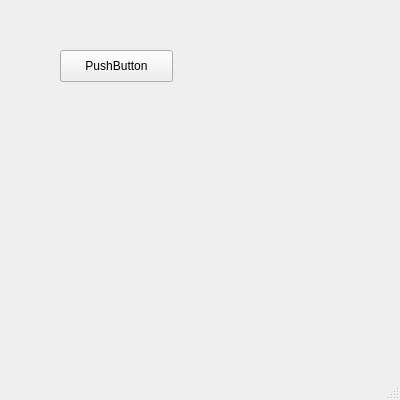
<?xml version="1.0" encoding="UTF-8"?>
<ui version="4.0">
 <class>MainWindow</class>
 <widget class="QMainWindow" name="MainWindow">
  <property name="geometry">
   <rect>
    <x>0</x>
    <y>0</y>
    <width>400</width>
    <height>400</height>
   </rect>
  </property>
  <property name="windowTitle">
   <string>MainWindow</string>
  </property>
  <widget class="QWidget" name="centralwidget">
   <widget class="QPushButton" name="pushButton">
    <property name="geometry">
     <rect>
      <x>60</x>
      <y>50</y>
      <width>113</width>
      <height>32</height>
     </rect>
    </property>
    <property name="text">
     <string>PushButton</string>
    </property>
   </widget>
  </widget>
  <widget class="QMenuBar" name="menubar">
   <property name="geometry">
    <rect>
     <x>0</x>
     <y>0</y>
     <width>400</width>
     <height>22</height>
    </rect>
   </property>
  </widget>
  <widget class="QStatusBar" name="statusbar"/>
 </widget>
 <resources/>
 <connections/>
</ui>
